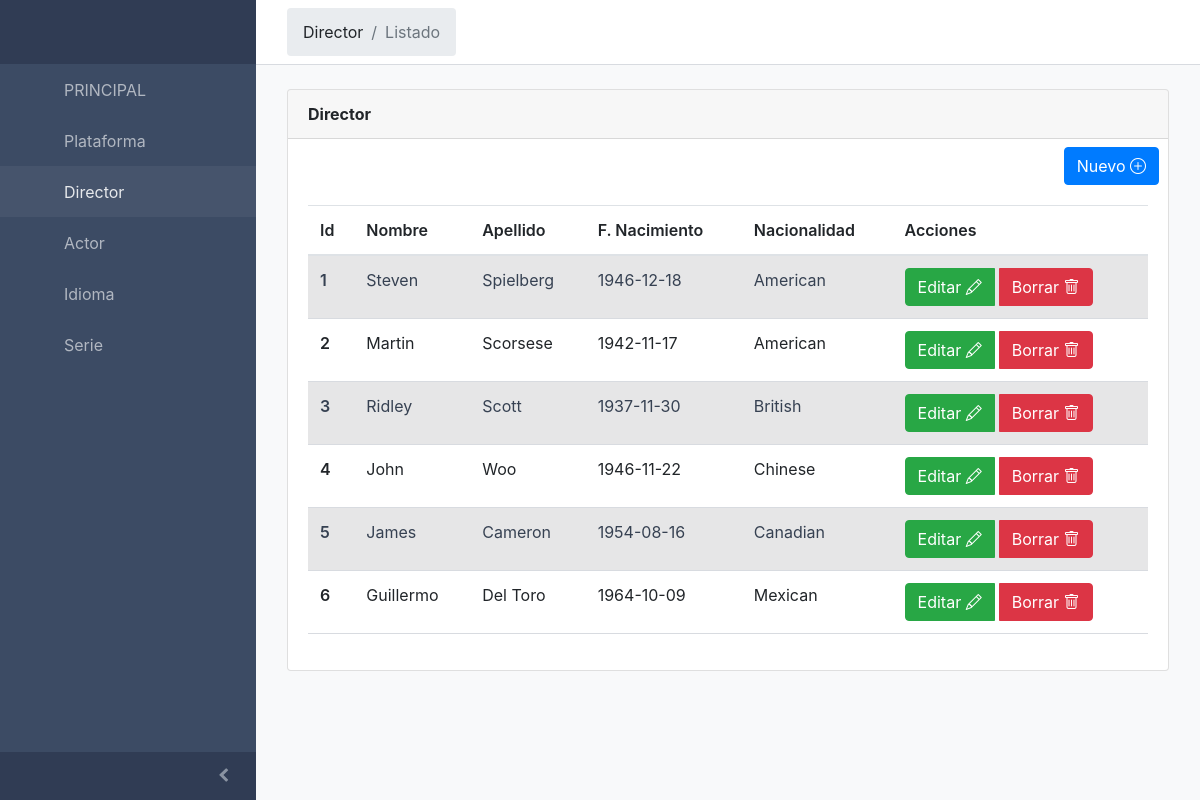
Page /views/director/List.php on the committed database.
### tables this page shows
create table director(
    id int auto_increment primary key,
    name varchar(50) not null,
    lastname varchar(50) not null,
    birthday date not null,
    nationality varchar(50) not null
);

### models/Director.php (called while the page is built, shortened)
<?php
class Director
{
    private $id;
    private $name;
    private $lastname;
    private $birthday;
    private $nationality;
    private $connectionDB;
    public function __construct($id = null, $name = null, $lastname = null, $birthday = null, $nationality = null)
    {
        if ($id != null)
            $this->id = $id;
        if ($name != null)
            $this->name = $name;
        if ($lastname != null)
            $this->lastname = $lastname;
        if ($birthday != null)
            $this->birthday = $birthday;
        if ($nationality != null)
            $this->nationality = $nationality;
        $this->connectionDB = new ConnectionDB();
    }
    public function getId()
    {
        return $this->id;
    }
    public function getName()
    {
        return $this->name;
    }
    public function getLastName()
    {
        return $this->lastname;
    }
    public function getBirthday()
    {
        return $this->birthday;
    }
    public function getNationality()
    {
        return $this->nationality;
    }
    public function getAll()
    {
        $mysqli = $this->connectionDB->initConnectionDb();
        $query = $mysqli->query("SELECT id,name,lastname,birthday,nationality FROM director order by id asc");
        $listData = [];
        foreach ($query as $item) {
            $itemObject = new Director($item['id'], $item['name'], $item['lastname'], $item['birthday'], $item['nationality']);
            array_push($listData, $itemObject);
        }
        return $listData;
    }
}

### controllers/DirectorController.php (called while the page is built, shortened)
<?php
require_once(__DIR__ . '../../models/Director.php');
function listDirector()
{
    $model = new Director();
    $directorList = $model->getAll();
    $DirectorObjectArray = [];
    foreach ($directorList as $directorItem) {
        $directorObject = new Director($directorItem->getId(), $directorItem->getName(), $directorItem->getLastName(), $directorItem->getBirthday(), $directorItem->getNationality());
        array_push($DirectorObjectArray, $directorObject);
    }
    return $DirectorObjectArray;
}

### views/director/List.php (the view, shortened to what this page needs)
<?php
require_once('../../controllers/DirectorController.php');
$directorList = listDirector();
include('../partial/sidebar.php');
echo '<link href="https://stackpath.bootstrapcdn.com/bootstrap/4.5.2/css/bootstrap.min.css" rel="stylesheet">';
echo '<link href="https://cdnjs.cloudflare.com/ajax/libs/bootstrap-icons/1.10.5/font/bootstrap-icons.min.css" rel="stylesheet">';
?>
<div class="wrapper d-flex flex-column min-vh-100 bg-light">
    <header class="header header-sticky mb-4">
        <div class="container-fluid">
            <nav aria-label="breadcrumb">
                <ol class="breadcrumb my-0 ms-2">
                    <li class="breadcrumb-item">
                        <span>Director</span>
                    </li>
                    <li class="breadcrumb-item active"><span>Listado</span></li>
                </ol>
            </nav>
        </div>
    </header>
    <div class="body flex-grow-1 px-3">
        <div class="container-lg">
            <div class="row">
                <div class="col-sm-12 col-lg-12">
                    <div class="card mb-4">
                        <div class="card-header"><strong>Director</strong></div>
                        <div class="row">
                            <div class="col-md-6"></div>
                            <div class="col-md-6 text-end pt-2 pe-4">
                                <a href="Form.php" class="btn btn-primary text-end">Nuevo&nbsp;<i class="bi bi-plus-circle"></i></a>
                            </div>
                        </div>
                        <div class="card-body">
                            <div class="example">
                                <table class="table table-striped">
                                    <thead>
                                        <tr>
                                            <th scope="col">Id</th>
                                            <th scope="col">Nombre</th>
                                            <th scope="col">Apellido</th>
                                            <th scope="col">F. Nacimiento</th>
                                            <th scope="col">Nacionalidad</th>
                                            <th scope="col">Acciones</th>
                                        </tr>
                                    </thead>
                                    <tbody>
                                        <?php
                                        foreach ($directorList as $directorItem) {
                                        ?>
                                            <tr>
                                                <th><?php echo $directorItem->getId(); ?></th>
                                                <td><?php echo $directorItem->getName(); ?></td>
                                                <td><?php echo $directorItem->getLastName(); ?></td>
                                                <td><?php echo $directorItem->getBirthday(); ?></td>
                                                <td><?php echo $directorItem->getNationality(); ?></td>
                                                <td>
                                                    <div class="btn-group" role="group" aria-label="Basic example">
                                                        <a href="Form.php?director=<?php echo $directorItem->getId(); ?>" class="btn btn-success">
                                                            Editar&nbsp;<i class="bi bi-pencil"></i>
                                                        </a>
                                                        <button class="btn btn-danger  ml-1" type="button" data-coreui-toggle="modal" data-coreui-target="#exampleModalCenter<?php echo $directorItem->getId(); ?>">
                                                            Borrar&nbsp;<i class="bi bi-trash"></i>
                                                        </button>
                                                    </div>
                                                </td>
                                            </tr>
                                        <?php
                                        }
                                        ?>
                                    </tbody>
                                </table>
                            </div>
                        </div>
                    </div>
                </div>
            </div>
        </div>
    </div>
</div>
<?php
include('../partial/footer.php');
?>

### rows in the picture
director: id "1", name "Steven", lastname "Spielberg", birthday "1946-12-18", nationality "American"
director: id "2", name "Martin", lastname "Scorsese", birthday "1942-11-17", nationality "American"
director: id "3", name "Ridley", lastname "Scott", birthday "1937-11-30", nationality "British"
director: id "4", name "John", lastname "Woo", birthday "1946-11-22", nationality "Chinese"
director: id "5", name "James", lastname "Cameron", birthday "1954-08-16", nationality "Canadian"
director: id "6", name "Guillermo", lastname "Del Toro", birthday "1964-10-09", nationality "Mexican"
